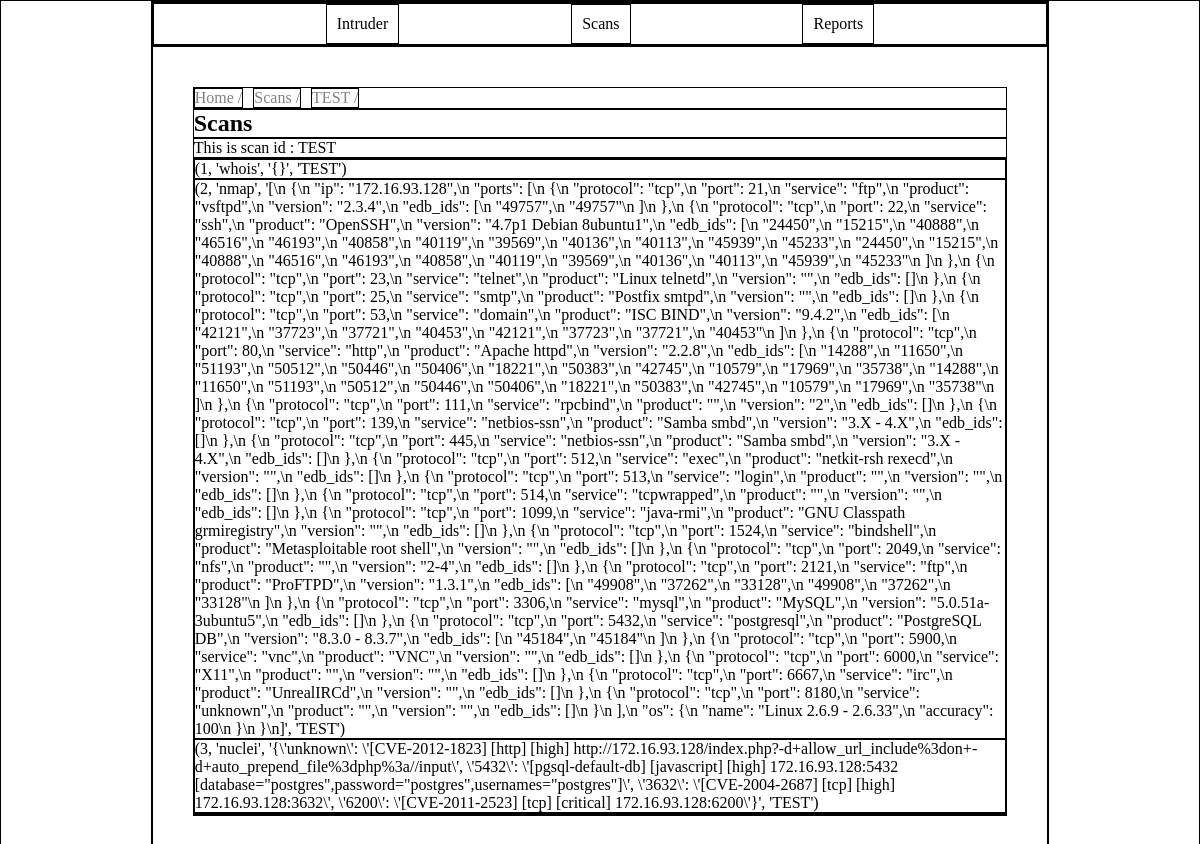
Page /home/scans/TEST on the committed database.
### tables this page shows
CREATE TABLE PROCESSES (
                    id INTEGER PRIMARY KEY AUTOINCREMENT,
                    processType TEXT NOT NULL,
                    processOutput TEXT NOT NULL,
                    nameScan TEXT NOT NULL,
                    FOREIGN KEY(nameScan) REFERENCES SCANS(scanName)
                );

### app/main.py (the view)
@app.route("/home/scans/<scanName>")
def scanDetail(scanName):
    scanDetail = getScansDetails(DB_PATH, scanName)
    return render_template("scanBase.html", scan = scanName, scansContent = scanDetail)

### database/database.py (called while the page is built)
def getScansDetails(db_path='database.db', scanName="default"):
    try:
        with sqlite3.connect(db_path) as conn:
            cursor = conn.cursor()
            cursor.execute("SELECT * from PROCESSES where nameScan = ?", (scanName,))
            rows = cursor.fetchall()
            print(len(rows))
            return rows
    except sqlite3.Error as e:
        print(f"[!] Database error: {e}")
    except Exception as e:
        print(f"[!] Unexpected error: {e}")
    return ["default"]

### app/templates/scanBase.html (shortened to what this page needs)
<!DOCTYPE html>
<html lang="en">
<head>
    <link rel="stylesheet" href="{{ url_for('static', filename='style.css') }}">
</head>
<body>
    <header>
        <nav>
            <a href="/home">Intruder</a>
            <a href="/home/scans">Scans</a>
            <a href="/home/reports">Reports</a>
        </nav>
    </header>
    <div id="main">
        <div id="filAriane">
            <a href="/home">Home /</a><a href="/home/scans">Scans /</a><a href="/home/scans/{{scan}}">{{scan}} /</a>
        </div>
        <h2>Scans</h2>
        <p>This is scan id : {{scan}}</p>
        <div id="whois">
            {% for detail in scansContent%}
                <p>{{detail}}</p>
            {% endfor %}
        </div>
        <div id="nmap">
        </div>
    </div>
</body>
</html>

### app/static/style.css (style rules this page uses)
* { margin: 0; padding: 0; box-sizing: border-box; border: black 0.5px solid; }
html { height: 100%; width: 100%; display: flex; flex-direction: column; align-items: center; }
body { width: 75%; display: flex; flex-direction: column; justify-content: space-evenly; }
#main { padding: 40px; }
nav { display: flex; flex-direction: row; justify-content: space-evenly; }
nav a { padding: 10px; text-decoration: none; color: black; }
#filAriane { display: flex; flex-direction: row; gap: 10px; }
#filAriane a { text-decoration: none; color: gray; }

### rows in the picture
PROCESSES: detail "(1, 'whois', '{}', 'TEST')"
PROCESSES: detail "(2, 'nmap', '[\\n {\\n \"ip\": \"172.16.93.128\",\\n \"ports\": [\\n {\\n \"protocol\": \"tcp\",\\n \"port\": 21,\\n \"service\": \"ftp\",\\n \"product\": \"vsftpd\",\\n \"version\": \"2.3.4\",\\n \"edb_ids\": [\\n \"49757\",\\n \"49757\"\\n ]\\n },\\n {\\n \"protocol\": \"tcp\",\\n \"port\": 22,\\n \"service\": \"ssh\",\\n \"product\": \"OpenSSH\",\\n \"version\": \"4.7p1 Debian 8ubuntu1\",\\n \"edb_ids\": [\\n \"24450\",\\n \"15215\",\\n \"40888\",\\n \"46516\",\\n \"46193\",\\n \"40858\",\\n \"40119\",\\n \"39569\",\\n \"40136\",\\n \"40113\",\\n \"45939\",\\n \"45233\",\\n \"24450\",\\n \"15215\",\\n \"40888\",\\n \"46516\",\\n \"46193\",\\n \"40858\",\\n \"40119\",\\n \"39569\",\\n \"40136\",\\n \"40113\",\\n \"45939\",\\n \"45233\"\\n ]\\n },\\n {\\n \"protocol\": \"tcp\",\\n \"port\": 23,\\n \"service\": \"telnet\",\\n \"product\": \"Linux…"
PROCESSES: detail "(3, 'nuclei', '{\\'unknown\\': \\'[CVE-2012-1823] [http] [high] http://172.16.93.128/index.php?-d+allow_url_include%3don+-d+auto_prepend_file%3dphp%3a//input\\', \\'5432\\': \\'[pgsql-default-db] [javascript] [high] 172.16.93.128:5432 [database=\"postgres\",password=\"postgres\",usernames=\"postgres\"]\\', \\'3632\\': \\'[CVE-2004-2687] [tcp] [high] 172.16.93.128:3632\\', \\'6200\\': \\'[CVE-2011-2523] [tcp] [critical] 172.16.93.128:6200\\'}', 'TEST')"

### other values in the picture
{{ scan }} "TEST"
